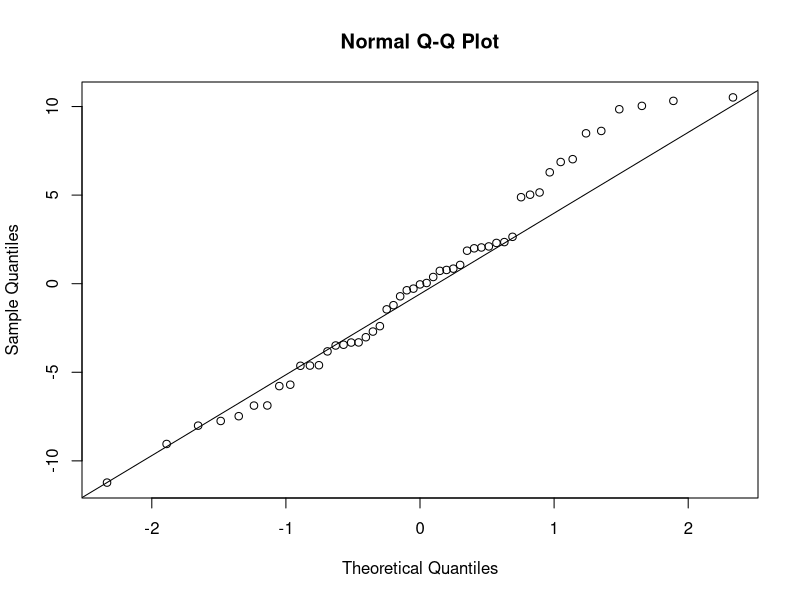
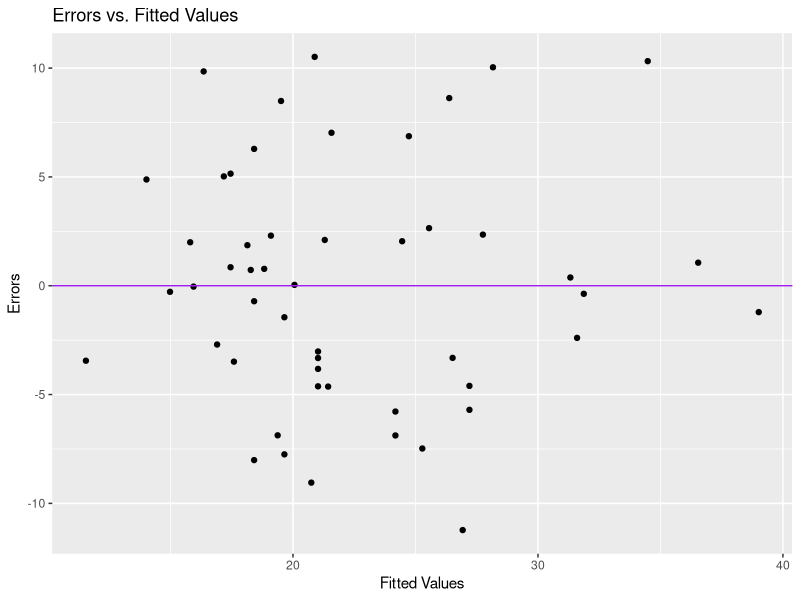
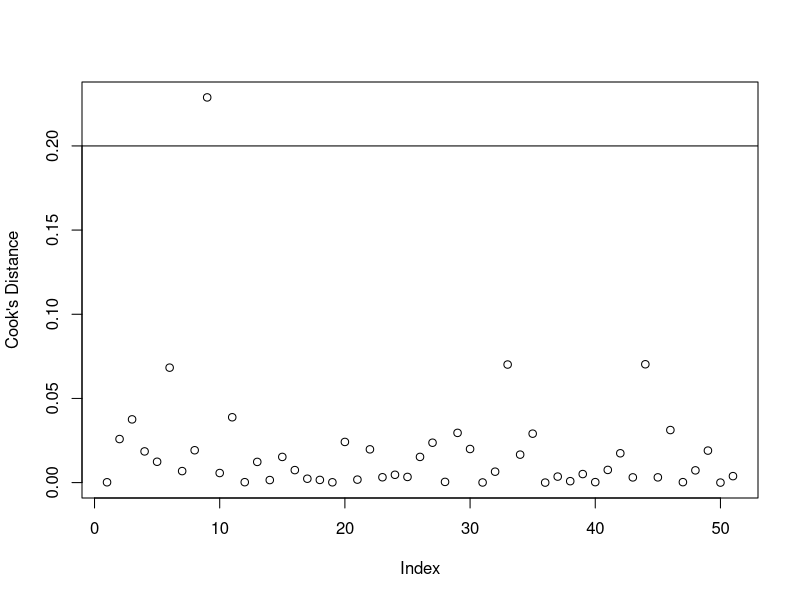
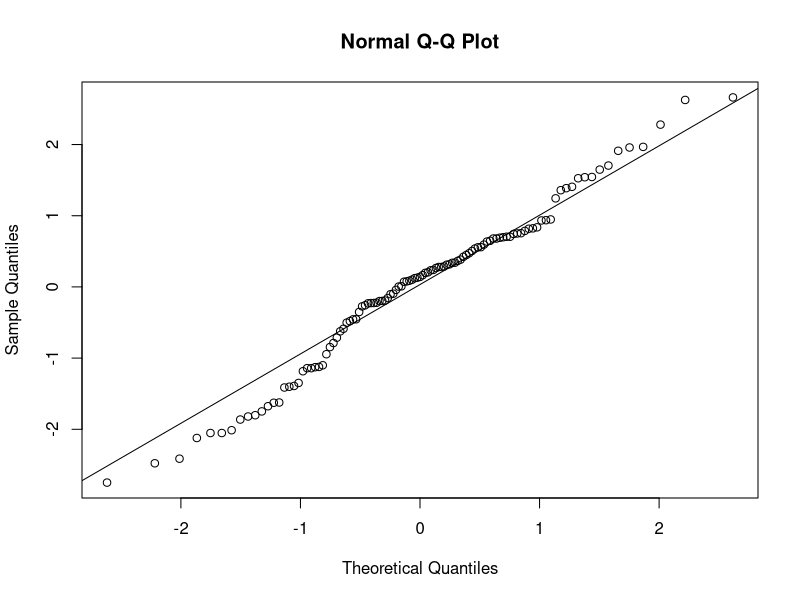
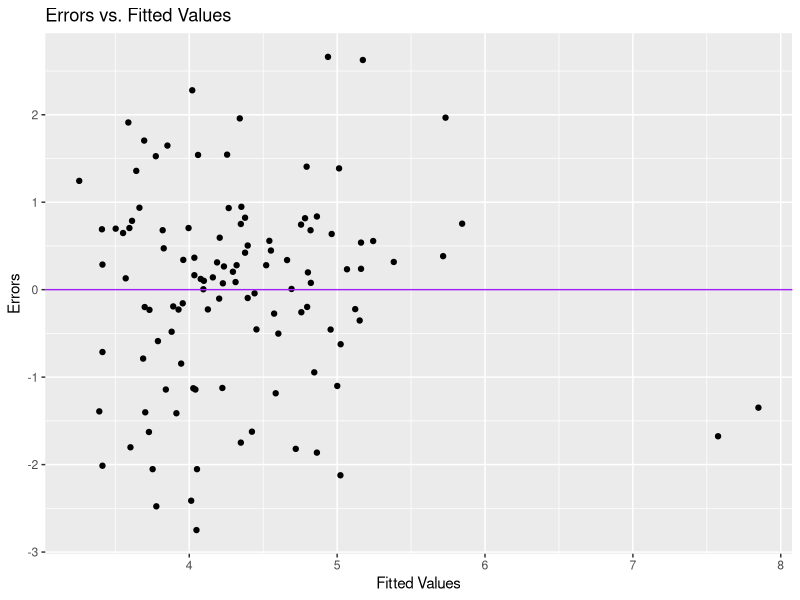
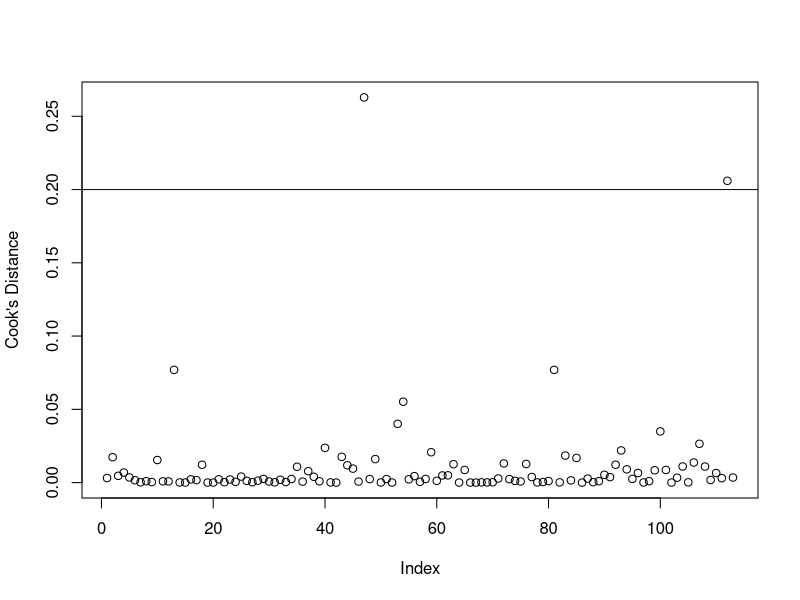
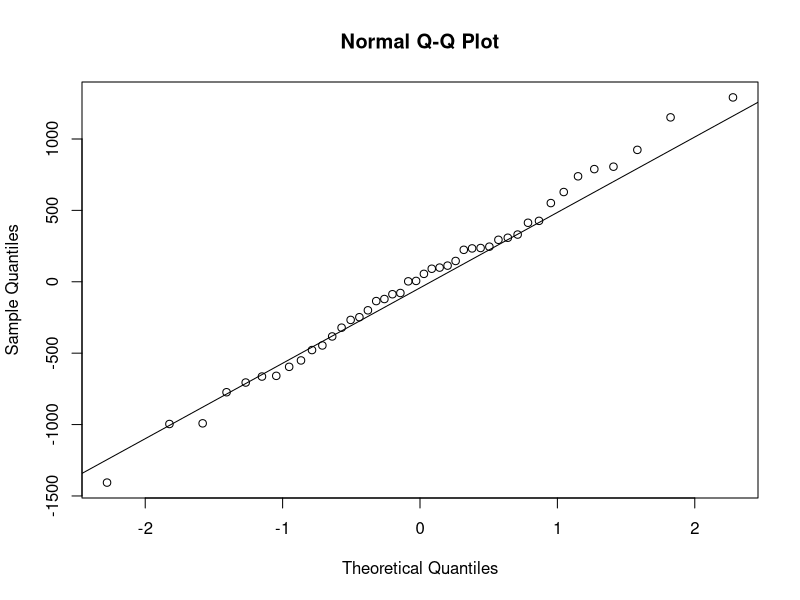
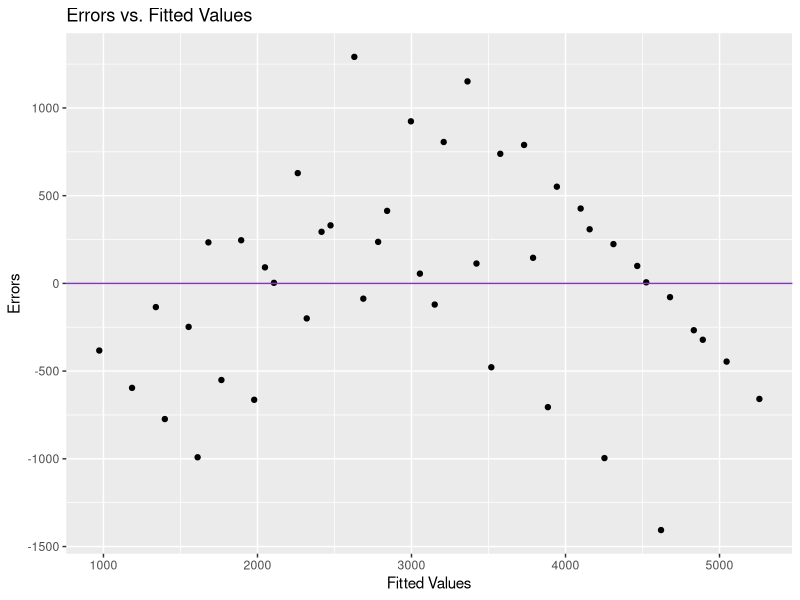

R code for these plots, in order:
## ---- chunk 1
fish=read.csv("fish.csv",sep = ',',header = TRUE)
hos=read.csv("hospital.csv",sep = ',',header = TRUE)
pov=read.csv("poverty.csv",sep=',',header=TRUE)
library(ggplot2)
## ---- chunk 2
the.model=lm(Brth15to17~PovPct,data=pov)
pov$ei=the.model$residuals
pov$yhat=the.model$fitted.values
qqnorm(the.model$residuals)
qqline(the.model$residuals)
ei=the.model$residuals
the.SWtest=shapiro.test(ei)
the.SWtest
## ---- chunk 3
qplot(yhat, ei, data = pov) +  ggtitle("Errors vs. Fitted Values") + xlab("Fitted Values") + 
  ylab("Errors") + geom_hline(yintercept = 0,col = "purple")
Group = rep("Lower",nrow(pov))
Group[pov$Brth15to17 < median(pov$Brth15to17)] = "Upper"
Group = as.factor(Group)
pov$Group = Group
the.FKtest= fligner.test(pov$ei, pov$Group)
the.FKtest

## ---- chunk 4
CD=cooks.distance(the.model)
cutoff=0.20
outliers=which(CD>cutoff)
outliers
new.data=pov[-outliers,]
plot(CD,ylab = "Cook's Distance")+abline(h = cutoff)
## ---- chunk 5
new.model=lm(Brth15to17~PovPct,data=new.data)
new.betas=new.model$coefficients
the.a=the.model$coefficients
## ---- chunk 6
the.a
## ---- chunk 7
new.betas
## ---- chunk 8
alpha=0.1
the.CIs=confint(new.model,level = 1-alpha)
the.CIs
## ---- chunk 9

## ---- chunk 10

## ---- chunk 11
summary(new.model)$coefficients

## ---- chunk 12
the.model=lm(InfctRsk~MedSchool+Stay,data=hos)
hos$ei=the.model$residuals
hos$yhat=the.model$fitted.values
qqnorm(the.model$residuals)
qqline(the.model$residuals)
ei=the.model$residuals
the.SWtest=shapiro.test(ei)
the.SWtest
## ---- chunk 13
qplot(yhat, ei, data = hos) +  ggtitle("Errors vs. Fitted Values") + xlab("Fitted Values") + 
  ylab("Errors") + geom_hline(yintercept = 0,col = "purple")
Group = rep("Lower",nrow(hos))
Group[hos$InfctRsk < median(hos$InfctRsk)] = "Upper"
Group = as.factor(Group)
hos$Group = Group
the.FKtest= fligner.test(hos$ei, hos$Group)
the.FKtest
## ---- chunk 14
CD=cooks.distance(the.model)
cutoff=0.20
outliers=which(CD>cutoff)
outliers
new.data=hos[-outliers,]
plot(CD,ylab = "Cook's Distance")+abline(h = cutoff)
## ---- chunk 15
new.model=lm(InfctRsk~MedSchool+Stay,data=new.data)
new.betas=new.model$coefficients
the.a=the.model$coefficients
## ---- chunk 16
the.a
## ---- chunk 17
new.betas
## ---- chunk 18
alpha=0.1
the.CIs=confint(new.model,level = 1-alpha)
the.CIs
## ---- chunk 19

## ---- chunk 20

## ---- chunk 21
summary(new.model)$coefficients
## ---- chunk 22
the.model=lm(InfctRsk~MedSchool+Stay+MedSchool*Stay,data=new.data)
the.beta=the.model$coefficients
the.beta
## ---- chunk 23
alpha=0.1
the.CIs=confint(the.model,level = 1-alpha)
the.CIs
## ---- chunk 24

## ---- chunk 25

## ---- chunk 26
the.model=lm(Length~Age+Temp,data=fish)
fish$ei=the.model$residuals
fish$yhat=the.model$fitted.values
qqnorm(the.model$residuals)
qqline(the.model$residuals)
ei=the.model$residuals
the.SWtest=shapiro.test(ei)
the.SWtest
## ---- chunk 27
qplot(yhat, ei, data = fish) +  ggtitle("Errors vs. Fitted Values") + xlab("Fitted Values") + 
  ylab("Errors") + geom_hline(yintercept = 0,col = "purple")
Group = rep("Lower",nrow(fish))
Group[fish$Length < median(fish$Length)] = "Upper"
Group = as.factor(Group)
fish$Group = Group
the.FKtest= fligner.test(fish$ei, fish$Group)
the.FKtest
## ---- chunk 28
CD=cooks.distance(the.model)
cutoff=0.10
outliers=which(CD>cutoff)
new.data=fish[-outliers,]
plot(CD,ylab = "Cook's Distance")+abline(h = cutoff)
## ---- chunk 29
new.model=lm(Length~Age+Temp,data=new.data)
new.betas=new.model$coefficients
the.a=the.model$coefficients
## ---- chunk 30
the.a
## ---- chunk 31
new.betas
## ---- chunk 32
alpha=0.1
the.CIs=confint(new.model,level = 1-alpha)
the.CIs
## ---- chunk 33

## ---- chunk 34

## ---- chunk 35
summary(new.model)$coefficients
## ---- chunk 36
a.model=lm(Length~Age+Temp+Age*Temp,data=new.data)
a.m=a.model$coefficients
a.m
## ---- chunk 37
alpha=0.1
the.CIs=confint(a.model,level = 1-alpha)
the.CIs
## ---- chunk 38

## ---- chunk 39

